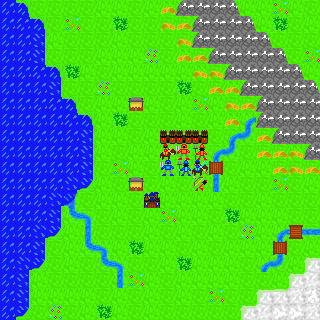

The image is a tile-based game level rendered from a .tmx file. Its description and source (layers, tilesets, objects; grid data summarised) follow:
An orthogonal 20x20 tile map with 16x16 px tiles, 4 tile layers (Passable, Difficult, Obstructions, Objects), 2 tilesets.

<map version="1.0" orientation="orthogonal" width="20" height="20" tilewidth="16" tileheight="16">
 <tileset firstgid="1" name="SpriteSheetz" tilewidth="16" tileheight="16">
  <image source="SpriteSheetz.png" width="240" height="240" />
  <terraintypes>
   <terrain name="New Terrain" tile="-1" />
   <terrain name="New Terrain" tile="-1" />
  </terraintypes>
 </tileset>
 <tileset firstgid="226" name="Units" tilewidth="16" tileheight="16">
  <image source="Unitz.png" width="240" height="240" />
 </tileset>
 <layer name="Passable" width="20" height="20">
  <data>[400 cells, 400 non-empty, 14 distinct tile ids]</data>
 </layer>
 <layer name="Difficult" width="20" height="20">
  <data>[400 cells, 20 non-empty, 2 distinct tile ids]</data>
 </layer>
 <layer name="Obstructions" width="20" height="20">
  <data>[400 cells, 137 non-empty, 16 distinct tile ids]</data>
 </layer>
 <layer name="Objects" width="20" height="20">
  <data>[400 cells, 13 non-empty, 10 distinct tile ids]</data>
 </layer>
</map>